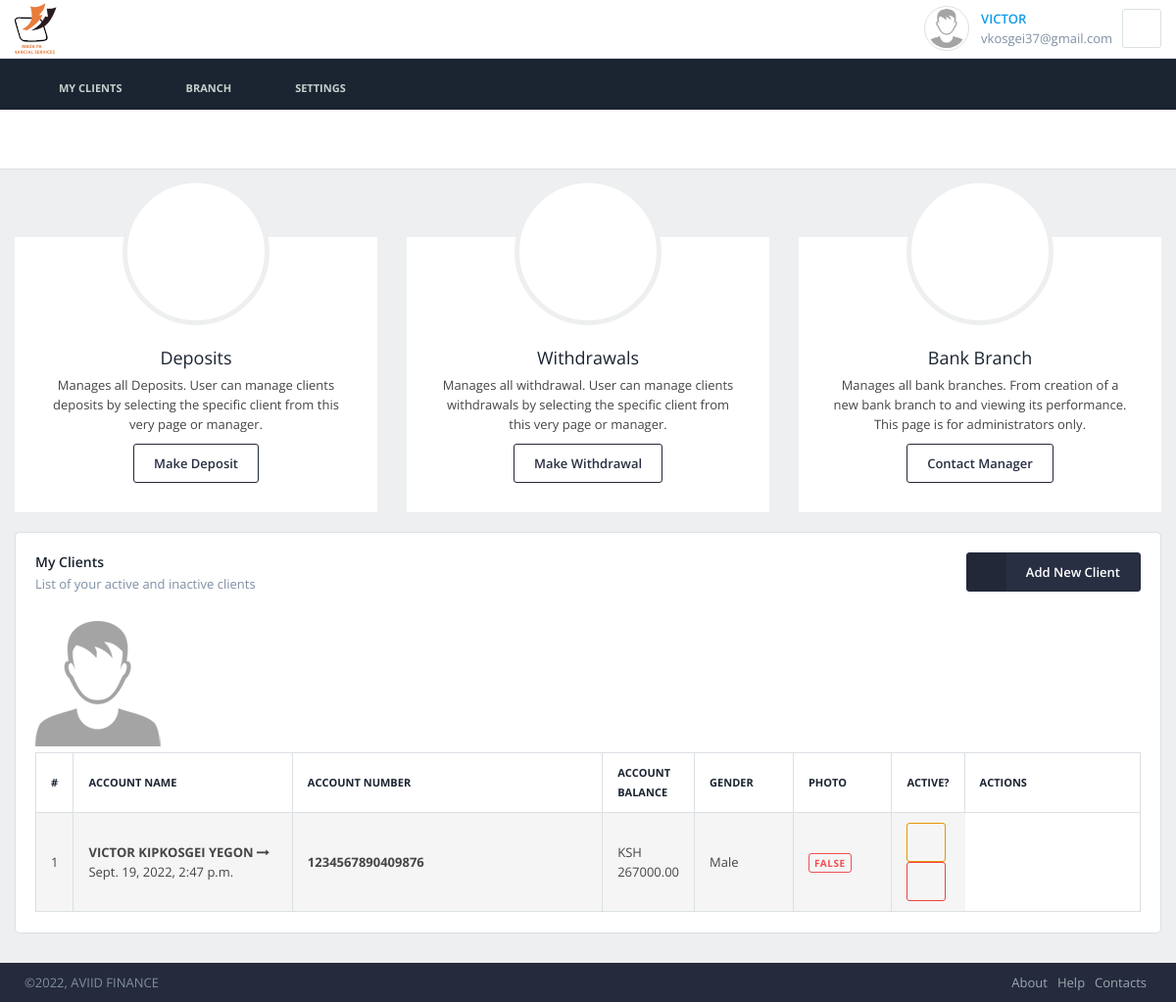
Screenshot of /clients/clients/ (signed in) with the database file from the repository.
### dashboard/models.py (models this page shows, shortened)
class User(AbstractUser):
    is_manager = models.BooleanField(default=False)
    is_teller = models.BooleanField(default=False)
    profile_pic = models.ImageField(
        upload_to='users/profile/', blank=True, null=True, validators=[validate_image_extension])

### clients/models.py (models this page shows, shortened)
class Client(models.Model):
    account_name = models.CharField(max_length=200)
    account_number = models.CharField(max_length=16)
    mandate = models.TextField(blank=True)
    account_purpose = models.CharField(max_length=255, blank=True)
    is_saving_account = models.BooleanField(default=True)
    is_current_account = models.BooleanField(default=False)
    is_closed_account = models.BooleanField(default=False)
    is_active = models.BooleanField(default=True)
    account_photo = models.ImageField(
        upload_to='passort_pic/%y-%m-%d/', blank=True, null=True, validators=[validate_image_extension])
    account_balance = models.DecimalField(
        max_digits=15, decimal_places=2, default=0, validators=[
            MinValueValidator(Decimal('10.00'))])
    '''Personal information fields'''
    name = models.CharField(max_length=200)
    MARITAL_STATUS = (
        ('Married', 'Married'),
        ('Single', 'Single'),
        ('Divorced', 'Divorced'),
    )
    marital_status = models.CharField(max_length=20, choices=MARITAL_STATUS)
    GENDER = (
        ('Male', 'Male'),
        ('Female', 'Female'),
        ('Other', 'Other'),
    )
    gender = models.CharField(max_length=10, choices=GENDER)
    place_of_birth = models.CharField(max_length=100, null=True)
    date_of_birth = models.DateField(auto_now_add=False)
    nationality = models.CharField(max_length=200, default='Kenyan')
    hometown = models.CharField(max_length=200, null=True)
    county = models.CharField(max_length=200, null=True)
    mother_name = models.CharField(max_length=100)
    father_name = models.CharField(max_length=100)
    occupation = models.CharField(max_length=200, null=True)
    '''Contact details fields'''
    residential_address = models.CharField(max_length=255, null=True)
    residential_city = models.CharField(max_length=100, null=True)
    residential_county = models.CharField(max_length=200, null=True)
    residential_phone = models.CharField(
        validators=[phone_regex], max_length=15, null=True)
    RESIDENTAIL_STATUS = (
        ('Owned', 'Owned'),
        ('Rented', 'Rented'),
        ('Lodging', 'Lodging'),
        ('Family', 'Family'),
    )
    residential_status = models.CharField(
        max_length=20, choices=RESIDENTAIL_STATUS)
    NATIONAL_IDENTITY = (
        ('National Id Number', 'National Id Number'),
        ('Passport Number', 'Passport Number'),
    )
    national_identity = models.CharField(
        max_length=20, choices=NATIONAL_IDENTITY)
    id_number = models.CharField(max_length=20)
    id_issue_date = models.DateField(auto_now_add=False)
    id_expiry_date = models.DateField(auto_now_add=False)
    county_of_issue = models.CharField(max_length=150)
    email = models.EmailField(blank=True, null=True)
    ''' Employment detail fields'''
    EMPLOYMENT_TYPE = (
        ('Employed', 'Employed'),
        ('Self Employment', 'Self Employment'),
        ('Unemployed', 'Unemployed'),
        ('Retired', 'Retired'),
        ('Student', 'Student'),
    )
    employment_type = models.CharField(max_length=20, choices=EMPLOYMENT_TYPE)
    city_of_employment = models.CharField(max_length=100, null=True)
    region_of_employment = models.CharField(max_length=200, null=True)
    nature_of_business = models.CharField(max_length=200, null=True)
    ''' Next of kin fields'''
    next_of_kin_name = models.CharField(max_length=200, null=True)
    next_of_kin_contact = models.CharField(
        validators=[phone_regex], max_length=15, null=True)
    relation_with_next_of_kin = models.CharField(max_length=200, null=True)
    next_of_kin_residence = models.CharField(max_length=200, null=True)
    next_of_kin_region = models.CharField(max_length=200, null=True)
    '''Emergency contact detail fields'''
    emergency_contact_name = models.CharField(max_length=200, null=True)
    emergency_contact_phone = models.CharField(
        max_length=15, validators=[phone_regex], null=True)
    relationship_with_emergency_contact = models.CharField(
        max_length=200, null=True)
    emergency_contact_residence = models.CharField(max_length=200, null=True)
    emergency_contact_region = models.CharField(max_length=200, null=True)
    user = models.ForeignKey(User, on_delete=models.CASCADE)
    created_on = models.DateTimeField(auto_now_add=True)
    class Meta:
        verbose_name = 'Client'
        verbose_name_plural = 'Clients'

### clients/views.py (the view)
# urls.py: path('clients/', ClientListView.as_view(), name='client_list'),
class ClientListView(LoginRequiredMixin, ListView):
    template_name = 'client/list_form.html'
    model = Client
    field_list = ['id', 'account_name', 'account_number',
                  'account_balance', 'gender', 'account_photo', 'is_active', 'created_on']
    def get_context_data(self, **kwargs):
        context = super().get_context_data(**kwargs)
        context['panel_name'] = 'Client Lists'
        context['panel_title'] = 'Client List'
        return context

### clients/get_username.py (called while the page is built)
    def process_request(self, request):
        _requests[current_thread().ident] = request

    def process_response(self, request, response):
        _requests.pop(current_thread().ident, None)
        return response

### clients/templates/client/list_form.html
{% extends 'base_generic.html' %}
{% load static %}
{% block content %}
<div class="row">
    <div class="col-md-4">
        <div class="tile-basic tile-basic-icon-top">
            <div class="tile-icon">
                <span class="icon-cash-dollar"></span>
            </div>
            <div class="tile-content text-center">
                <h3 class="tile-title">Deposits</h3>
                <p>Manages all Deposits. User can manage clients deposits by selecting the specific client from this very page or manager.</p>
                <a href="{% url 'clients:deposits' %}" class="btn btn-primary btn-clean">Make Deposit</a>
            </div>
        </div>
    </div>
    <div class="col-md-4">
        <div class="tile-basic tile-basic-icon-top">
            <div class="tile-icon">
                <span class="icon-receipt"></span>
            </div>
            <div class="tile-content text-center">
                <h3 class="tile-title">Withdrawals</h3>
                <p>Manages all withdrawal. User can manage clients withdrawals by selecting the specific client from this very page or manager.</p>
                <a href="{% url 'clients:withdrawals' %}" class="btn btn-primary btn-clean">Make Withdrawal</a>
            </div>
        </div>
    </div>
    <div class="col-md-4">
        <div class="tile-basic tile-basic-icon-top">
            <div class="tile-icon">
                <span class="icon-apartment"></span>
            </div>
            <div class="tile-content text-center">
                <h3 class="tile-title">Bank Branch</h3>
                <p>Manages all bank branches. From creation of a new bank branch to and viewing its performance. This page is for administrators only.</p>
                <a href="{% url 'branch:branch_list' %}" class="btn btn-primary btn-clean">Contact Manager</a>
            </div>
        </div>
    </div>
</div>
<div class="block block-condensed">
    <div class="app-heading app-heading-small">
        <div class="title">
            <h2>My Clients</h2>
            <p>List of your active and inactive clients</p>
        </div>
        <div class="heading-elements">
            <div class="heading-elements">
                <a class="btn btn-primary btn-icon-fixed" href="{% url 'clients:create_client' %}"><span class="icon-user-plus"></span> Add New Client</a>
            </div>
        </div>
    </div>
    <div class="block-content">
        <table class="table table-striped table-bordered datatable-extended">
            <thead>
                <tr>
                    <th>#</th>
                    <th style="width: 25%;">Account Name</th>
                    <th style="width: 35%;">Account Number</th>
                    <th>Account Balance</th>
                    <th style="width: 10%;">Gender</th>
                    <th style="width: 10%;">Photo</th>
                    <th>Active?</th>
                    <th style="width: 20%;">Actions</th>
                </tr>
            </thead>
            <tbody>
            	{% for client in object_list %}
                <tr>
                    <td>{{ client.id }}</td>
                    <td><strong>{{ client.account_name }}</strong> <span class="fa fa-long-arrow-right"></span> {{ client.created_on }}</td>
                    <td><strong>{{ client.account_number }}</strong></td>
                    <td>KSH {{ client.account_balance|floatformat:2 }}</td>
                    <td>{{ client.gender }}</td>
                    {% if client.account_photo %}
                        <td>
                            <img src="{{ client.account_photo.url }}" class="contact" style="align-items: center;">
                        </td>
                    {% else %}
                        <img src="{% static 'img/user/no-image.png' %}" alt="{{ client.account_name }}">
                    {% endif %}
                    {% if client.is_active is True %}
                        <td><span class="label label-success label-bordered">{{ client.is_active }}</span></td>
                    {% else %}
                    	<td><span class="label label-danger label-bordered">{{ client.is_active }}</span></td>
                    {% endif %}
                    <td>
                        <a class="btn btn-warning btn-icon btn-clean" href="{% url 'clients:client_detail' client.pk %}"><span class="icon-document"></span></a>
                        {% if user.is_manager %}
	                        <a class="btn btn-danger btn-icon btn-clean" href="{% url 'clients:delete_client' client.pk %}"><span class="icon-recycle"></span></a>
                        {% endif %}
                    </td>
                </tr>
                {% endfor %}
            </tbody>
        </table>
    </div>
</div>
{% endblock %}

### templates/base_generic.html (shortened to what this page needs)
{% load static %}
<!DOCTYPE html>
<html lang="en">
    <head>
        {% load bootstrap3 %}
		{% bootstrap_css %}
        <link rel="stylesheet" href="{% static 'css/styles.css' %}">
    </head>
    <body>
        <div class="app">
            <div class="app-container">
                {% block top_nav %}
                <div class="app-header">
                    <div class="container container-boxed">
                        <a href="/" class="app-header-logo app-header-logo-light app-header-logo-condensed">home</a>
                        <ul class="app-header-buttons pull-right">
                            <li>
                                {% if user.is_authenticated %}
                                <div class="contact contact-rounded contact-bordered contact-lg contact-ps-controls">
                                    {% if user.profile_pic %}
                                        <img src="{{ user.profile_pic.url }}" alt="{{ user.username }}" width="300px" height="40px">
                                    {% else %}
                                        <img src="{% static 'img/user/no-image.png' %}" alt="{{ user.username }}">
                                    {% endif %}
                                    <div class="contact-container">
                                        <a href="{% url 'dashboard:user_profile' %}">{{ user.username }}</a>
                                        <span>{{ user.email }}</span>
                                    </div>
                                    <div class="contact-controls">
                                        <div class="dropdown">
                                            <button type="button" class="btn btn-default btn-icon" data-toggle="dropdown"><span class="icon-cog"></span></button>
                                        </div>
                                    </div>
                                </div>
                                {% endif %}
                            </li>
                        </ul>
                    </div>
                </div>
                {% endblock %}
                <div class="app-content">
                	{% block bottom_nav %}
                    <div class="app-navigation-horizontal margin-bottom-15">
                        <div class="container container-boxed">
                            <nav>
                                <ul>
                                    <li>
                                        <a href="#"><span class="icon-earth"></span> My Clients</a>
                                    </li>
                                    <li>
                                        <a href="#"><span class="icon-sync"></span> Branch</a>
                                    </li>
                                    <li>
                                        <a href="#"><span class="icon-cog"></span> Settings</a>
                                    </li>
                                </ul>
                            </nav>
                        </div>
                    </div>
                    {% endblock %}
                    <div class="container container-boxed">
                        {% block content %}
                        {% endblock %}
                    </div>
                </div>
            </div>
            <div class="app-footer app-footer-default" id="footer">
                <div class="container container-boxed">
                    <div class="app-footer-line">
                        <div class="copyright">&copy;2022, AVIID FINANCE</div>
                        <div class="pull-right">
                            <ul class="list-inline">
                                <li><a href="#">About</a></li>
                                <li><a href="#">Help</a></li>
                                <li><a href="#">Contacts</a></li>
                            </ul>
                        </div>
                    </div>
                </div>
            </div>
        </div>
    </body>
</html>

### rows the page displays
User: username "VICTOR", email "vkosgei37@gmail.com"
Client: id "1", account_name "VICTOR KIPKOSGEI YEGON", created_on "Sept. 19, 2022, 2:47 p.m.", account_number "1234567890409876", account_balance "267000.00", gender "Male", is_active "FALSE"
